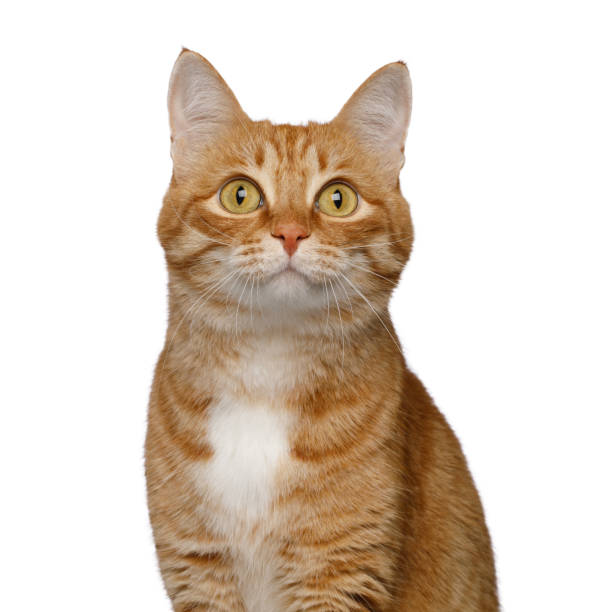
#> input picture assets/cats1.jpg, 612 x 612 px, found by its file name; its folder holds only this picture in this run
$ python cats.py
#> lines starting #> are read from the running program, lines starting #| are printed output that depends on the picture; after the words box and inside, x2 and y2 are one past the last pixel; in counts of white or black regions, pixels touching at a corner belong together
import cv2

imageFile = input('Enter image file name (see assets/ for images to use!): ')
#> the answer given: assets/cats1.jpg
filename = 'assets/' + imageFile

image = cv2.imread(filename)
#> image is the input picture: shape (612, 612, 3); mean B, G, R 194.5, 207.6, 220.9
rgb = cv2.cvtColor(image, cv2.COLOR_BGR2RGB)

detector = cv2.CascadeClassifier(
    'data/haarcascade_frontalcatface_extended.xml')
rects = detector.detectMultiScale(rgb, scaleFactor=1.3,
                                  minNeighbors= 1, minSize=(75, 75))
#> rects = [[166, 92, 255, 255]]

for (i, (x, y, w, h)) in enumerate(rects):
    cv2.rectangle(image, (x, y), (x + w, y + h), (0, 255, 0), 2)
    cv2.putText(image, "Cat Face #{}".format(i + 1), (x, y - 10),
                cv2.FONT_HERSHEY_SIMPLEX, 0.55, (0, 255, 0), 2)
#> this loop made 1 pass
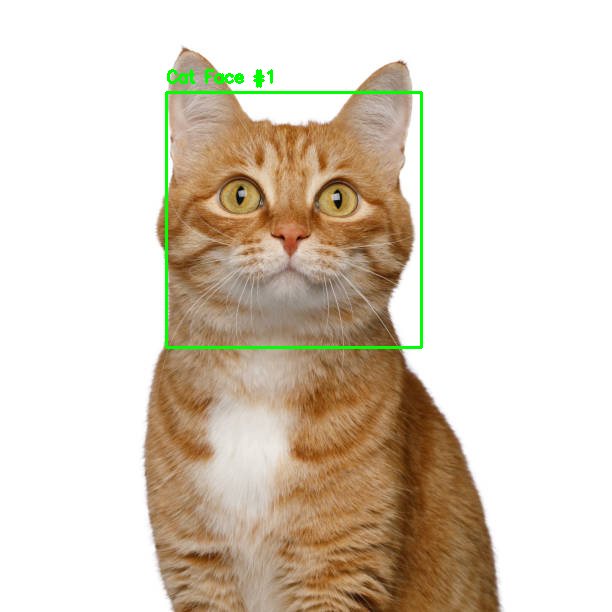
#> image: shape (612, 612, 3); 1% of pixels changed, all inside (x1, y1, x2, y2) = (165, 69, 423, 349)

cv2.namedWindow('Cat Faces', cv2.WINDOW_NORMAL)
cv2.imshow('Cat Faces', image)
cv2.waitKey(0)

$ run again, on assets/cats2.png
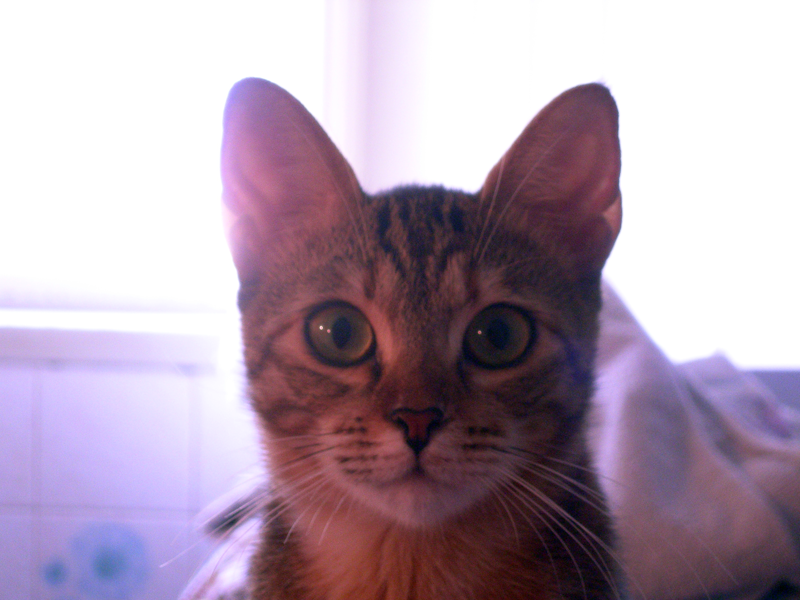
#> input picture assets/cats2.png, 800 x 600 px, found by its file name
#> image is the input picture: shape (600, 800, 3); mean B, G, R 174.1, 157.8, 176.2
#> rects = [[255, 207, 331, 331]]
#> the loop `for (i, (x, y, w, h)) in enumerate(rects):` made 1 pass
#> after the loop `for (i, (x, y, w, h)) in enumerate(rects):`:
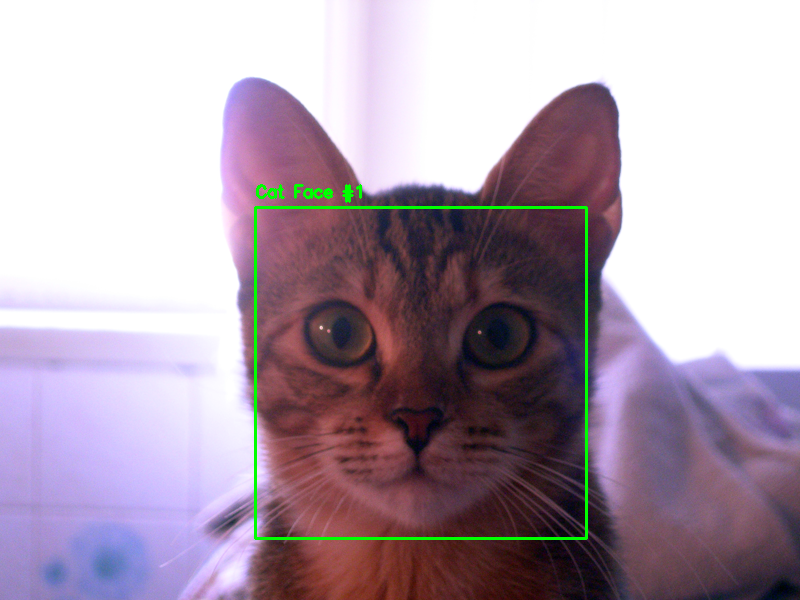
#> image: shape (600, 800, 3); 0.97% of pixels changed, all inside (x1, y1, x2, y2) = (254, 184, 588, 540)
